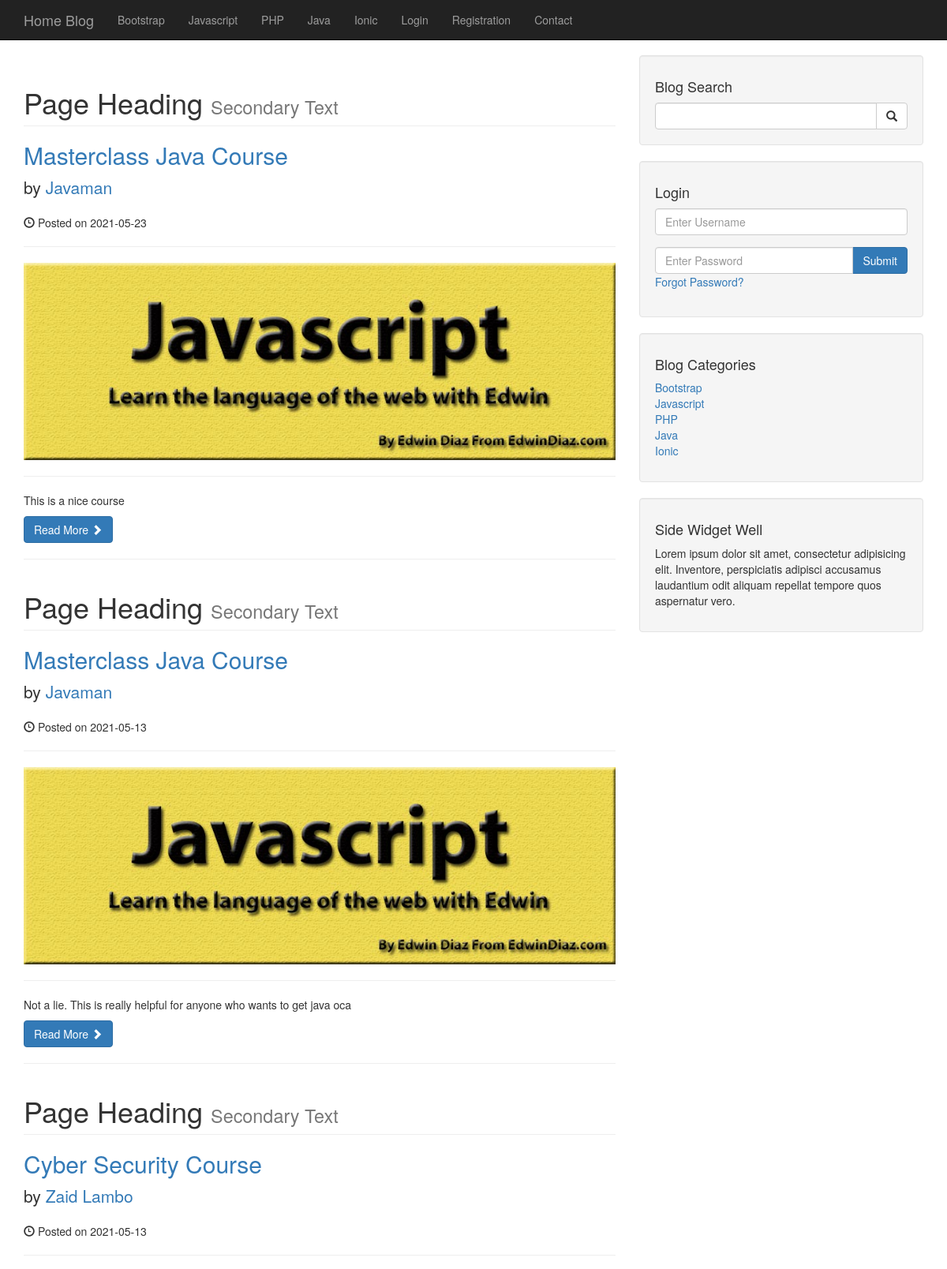
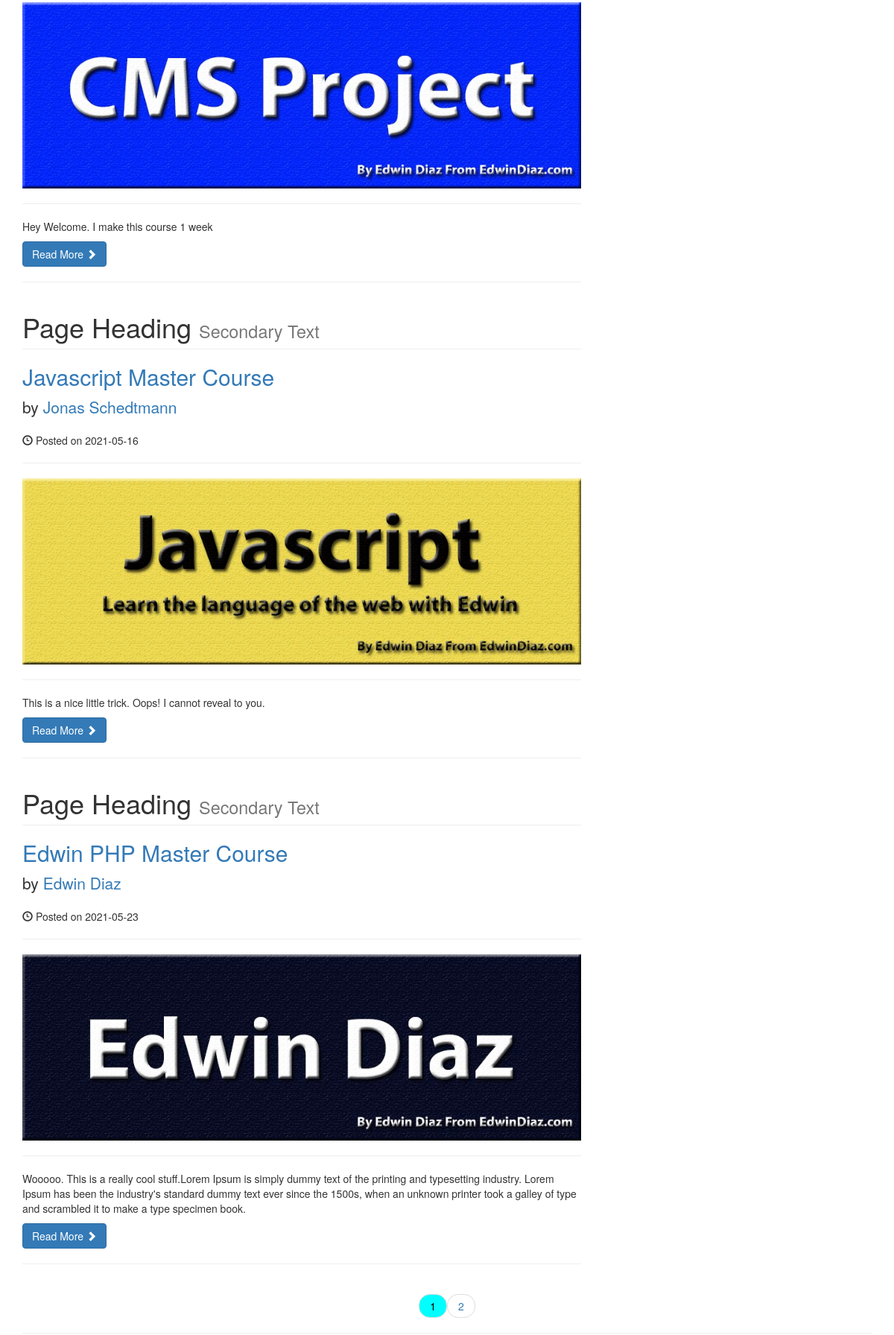
The page / (upper part) on the database its author committed (2 pictures, top to bottom).
### tables this page shows
CREATE TABLE `categories` (
  `cat_id` int(11) NOT NULL,
  `cat_title` varchar(50) NOT NULL
);

CREATE TABLE `posts` (
  `post_id` int(5) NOT NULL,
  `post_category_id` int(5) NOT NULL,
  `post_title` varchar(255) NOT NULL,
  `post_author` varchar(100) NOT NULL,
  `post_status` varchar(50) NOT NULL DEFAULT 'draft',
  `post_tags` varchar(255) NOT NULL,
  `post_image` text NOT NULL,
  `post_content` longtext NOT NULL,
  `post_user` varchar(255) NOT NULL,
  `post_user_id` int(5) NOT NULL,
  `post_comments_count` int(9) NOT NULL DEFAULT 0,
  `post_views_count` int(9) NOT NULL DEFAULT 0,
  `post_likes_count` int(5) NOT NULL DEFAULT 0,
  `post_date` date NOT NULL
);

### includes/functions.php (called while the page is built, shortened)
<?php
function QueryDB($query) {
    global $connection;
    $result = mysqli_query($connection, $query);
    return $result;
}
function Is_LoggedIn() {
    return false;
}
?>

### index.php (the view, shortened to what this page needs)
<?php include 'includes/header.php'; ?>
    <?php include 'includes/navigation.php'; ?>
    <div class="container">
        <div class="row">
            <div class="col-md-8">
<?php
if(isset($_GET['page']))
    $page = $_GET['page'];
else
    $page = 1;
$posts_in_page = 5;
if($page === '' || $page === 1)
    $post_start = 0;
else
    $post_start = ($page * $posts_in_page) - $posts_in_page;
$query  = "SELECT * FROM posts ";
$query .= "WHERE post_status = 'published' ";
$records     = QueryDB($query);
$rows_count  = mysqli_num_rows($records);
$pages_count = ceil($rows_count / $posts_in_page);
$query  .= "LIMIT {$post_start}, {$posts_in_page} ";
$records = QueryDB($query);
while ($row = mysqli_fetch_assoc($records)) {
    $post_id      = $row['post_id'];
    $post_title   = $row['post_title'];
    $post_author  = $row['post_author'];
    $post_date    = $row['post_date'];
    $post_image   = $row['post_image'];
    $post_content = substr($row['post_content'], 0, 400);
?>
                <h1 class="page-header">
                    Page Heading
                    <small>Secondary Text</small>
                </h1>
                <h2>
                    <a href="/cms/post/<?php echo $post_id; ?>"><?php echo $post_title; ?></a>
                </h2>
                <p class="lead">
                    by <a href="/cms/author/<?php echo $post_author; ?>"><?php echo $post_author; ?></a>
                </p>
                <p><span class="glyphicon glyphicon-time"></span> Posted on <?php echo $post_date; ?></p>
                <hr>
                <a href="/cms/post/<?php echo $post_id; ?>">
                    <img class="img-responsive" src="/cms/images/<?php echo $post_image; ?>" alt="post-image">
                </a>
                <hr>
                <p><?php echo $post_content; ?></p>
                <a class="btn btn-primary" href="/cms/post/<?php echo $post_id; ?>">Read More <span class="glyphicon glyphicon-chevron-right"></span></a>
                <hr>
<?php } ?>
            </div>
            <?php include 'includes/sidebar.php'; ?>
        </div>
    <ul class="pager">
<?php
if($pages_count > 1) {
    for($i = 1; $i <= $pages_count; $i++) {
        if($i == $page)
            echo "<li><a class='active_link' href='/cms/index/{$i}'>{$i}</a></li>";
        else
            echo "<li><a href='/cms/index/{$i}'>{$i}</a></li>";
    }
}
 ?>
    </ul>
        <?php include 'includes/footer.php'; ?>

### includes/navigation.php (shortened to what this page needs)
<nav class="navbar navbar-inverse navbar-fixed-top" role="navigation">
    <div class="container">
        <div class="navbar-header">
            <a class="navbar-brand" href="/cms/index">Home Blog</a>
        </div>
        <div class="collapse navbar-collapse" id="bs-example-navbar-collapse-1">
            <ul class="nav navbar-nav">
<?php
$query         = "SELECT * FROM categories ";
$records       = QueryDB($query);
while ($row    = mysqli_fetch_assoc($records)) {
    $cat_id    = $row['cat_id'];
    $cat_title = $row['cat_title'];
    $active    = '';
    echo "<li class='{$active}'><a href='/cms/category/{$cat_id}'>$cat_title</a></li>";
}
?>
<?php if(Is_LoggedIn()): ?>
                <li>
                    <a href="/cms/admin">Admin</a>
                </li>
<?php else: ?>
                <li>
                    <a href="/cms/login">Login</a>
                </li>
                <li>
                    <a href="/cms/registration">Registration</a>
                </li>
                <li>
                    <a href="/cms/contact">Contact</a>
                </li>
<?php endif; ?>
            </ul>
        </div>
    </div>
</nav>

### includes/sidebar.php (shortened to what this page needs)
       <div class="col-md-4">
        <div class="well">
            <h4>Blog Search</h4>
            <form action="search.php" method="post">
                <div class="input-group">
                    <input name="search" type="text" class="form-control">
                    <span class="input-group-btn">
                        <button name="submit" class="btn btn-default" type="submit">
                            <span class="glyphicon glyphicon-search"></span>
                    </button>
                    </span>
                </div>
            </form>
        </div>
        <div class="well">
<?php if(isset($_SESSION['role'])): ?>
            <h4>Logged in as <?php echo $_SESSION['username']; ?></h4>
            <a href="/cms/includes/logout.php" class="btn btn-primary">Logout</a>
<?php else: ?>
            <h4>Login</h4>
            <form action="" method="post">
               <div class="form-group">
                   <input type="text" name="username" class="form-control" placeholder="Enter Username">
               </div>
                <div class="input-group">
                    <input name="password" type="password" class="form-control" placeholder="Enter Password">
                    <span class="input-group-btn">
                        <button name="login" class="btn btn-primary" type="submit">Submit</button>
                    </span>
                </div>
                <div class="form-group">
                    <a href="forgot.php?forgot=<?php echo uniqid(); ?>">Forgot Password?</a>
                </div>
            </form>
<?php endif; ?>
        </div>
        <div class="well">
           <?php
            $query   = "SELECT * FROM categories ";
            $records = QueryDB($query);
            ?>
            <h4>Blog Categories</h4>
            <div class="row">
                <div class="col-lg-6">
                    <ul class="list-unstyled">
                        <?php
                        while ($row    = mysqli_fetch_assoc($records)) {
                            $cat_id    = $row['cat_id'];
                            $cat_title = $row['cat_title'];
                            echo "<li><a href='/cms/category/$cat_id'>{$cat_title}</a></li>";
                        }
                        ?>
                    </ul>
                </div>
            </div>
        </div>
        <?php include 'widget.php'; ?>
    </div>

### css/blog-home.css (style rules this page uses)
body { padding-top: 70px; }

### css/styles.css (style rules this page uses)
.pager li .active_link { background-color: aqua !important; color: #000; }

### rows shown on the page
categories: cat_title "Bootstrap"
categories: cat_title "Javascript"
categories: cat_title "PHP"
categories: cat_title "Java"
categories: cat_title "Ionic"
posts: post_title "Masterclass Java Course", post_author "Javaman", post_date "2021-05-23", post_image (picture), post_content "This is a nice course"
posts: post_title "Masterclass Java Course", post_author "Javaman", post_date "2021-05-13", post_image (picture), post_content "Not a lie. This is really helpful for anyone who wants to get java oca"
posts: post_title "Cyber Security Course", post_author "Zaid Lambo", post_date "2021-05-13", post_image (picture), post_content "Hey Welcome. I make this course 1 week"
posts: post_title "Javascript Master Course", post_author "Jonas Schedtmann", post_date "2021-05-16", post_image (picture), post_content "This is a nice little trick. Oops! I cannot reveal to you."
posts: post_title "Edwin PHP Master Course", post_author "Edwin Diaz", post_date "2021-05-23", post_image (picture), post_content "Wooooo. This is a really cool stuff.Lorem Ipsum is simply dummy text of the printing and typesetting industry. Lorem Ipsum has been the industry's standard dummy text ever since the 1500s, when an unknown printer took a galley of type and scrambled it to make a type specimen book."
